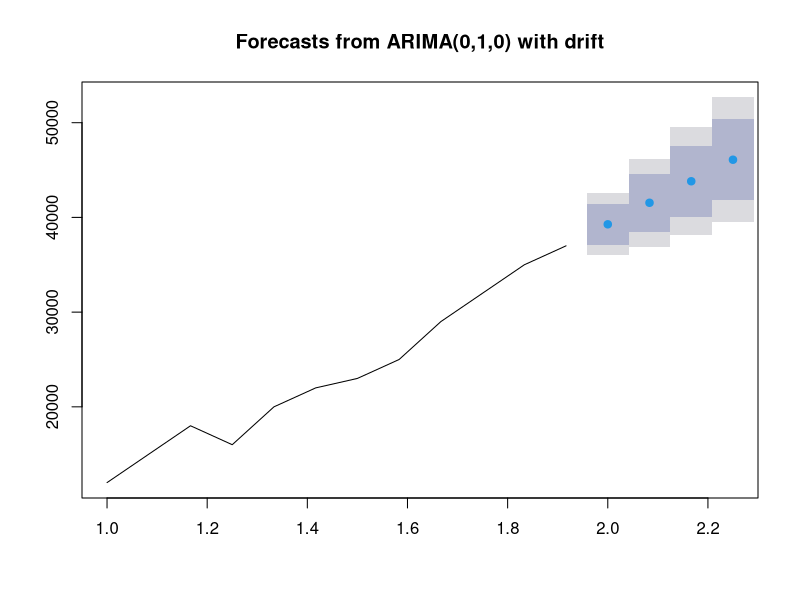

Generate this figure with R:
library(forecast)

sales_data<-data.frame(
  month<-seq(as.Date("2023-01-01"),as.Date("2023-12-01"),by="months"),
  sales<-c(12000,15000,18000,16000,20000,22000,23000,25000,29000,32000,35000,37000)
)

print(sales_data)
print(sales_data$month)
print(sales_data$sales)

sales_ts<-ts(sales_data$sales,frequency = 12)
print(sales_ts)

arima_model<-auto.arima(sales_ts)

forecast_result<-forecast(arima_model,h=4)

print(forecast_result)
plot(forecast_result)